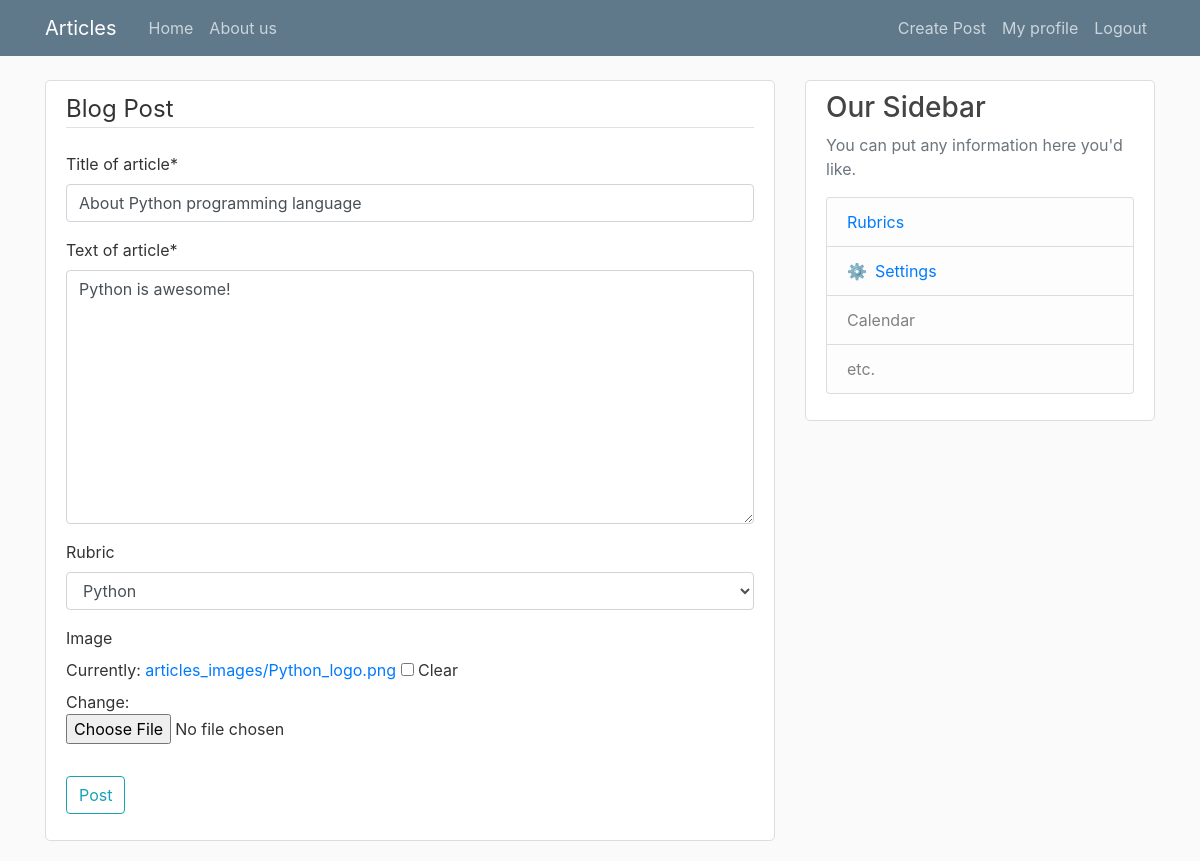
/articles/about-python-programming-language/update/ (signed in), run on the app's committed database.
### mysite/apps/articles/models.py (models this page shows, shortened)
class Article(models.Model):
    article_title = models.CharField('title of article', max_length = 200)
    article_text = models.TextField('text of article')
    slug = models.SlugField(unique = True)
    author_article = models.ForeignKey(User, on_delete=models.CASCADE)
    rubric = models.ForeignKey('Rubric', null = True, on_delete = models.PROTECT, blank=True)
    pub_date = models.DateTimeField('date of publication', auto_now_add = True)
    image = models.ImageField('image', blank=True, upload_to='articles_images')
    '''class Meta:
        verbose_name = 'Статья'
        verbose_name_plural = 'Статьи'''

### mysite/apps/articles/views.py (the view, shortened to what this page needs)
# urls.py: path('articles/<slug:slug>/update/', PostUpdateView.as_view(), name='article_update'),
class PostUpdateView(LoginRequiredMixin, UserPassesTestMixin, UpdateView):
	model = Article
	fields = ['article_title', 'article_text', 'rubric', 'image']
	def test_func(self):                   #checking user
		post = self.get_object()
		if self.request.user == post.author_article:
			return True
		return False

### mysite/apps/articles/models.py (called while the page is built)
    def __str__(self):
        return self.rubric_name

### mysite/apps/articles/templates/articles/article_form.html (shortened to what this page needs)
{% extends "base.html" %}
{% load crispy_forms_tags %}
{% block content %}
    <div class="content-section">
        <form method="POST" enctype="multipart/form-data">
            <fieldset class="form-group">
                <legend class="border-bottom mb-4">Blog Post</legend>
                {{ form|crispy }}
            </fieldset>
            <div class="form-group">
                <button class="btn btn-outline-info" type="submit">Post</button>
            </div>
        </form>
    </div>
{% endblock %}

### mysite/static/assets/main.css (style rules this page uses)
body { background: #fafafa; color: #333333; margin-top: 5rem; }
.content-section { background: #ffffff; padding: 10px 20px; border: 1px solid #dddddd; border-radius: 5px; margin-bottom: 20px; position: relative; }

### data on the page
Article: article_title "About Python programming language", article_text "Python is awesome!", rubric "Python"
